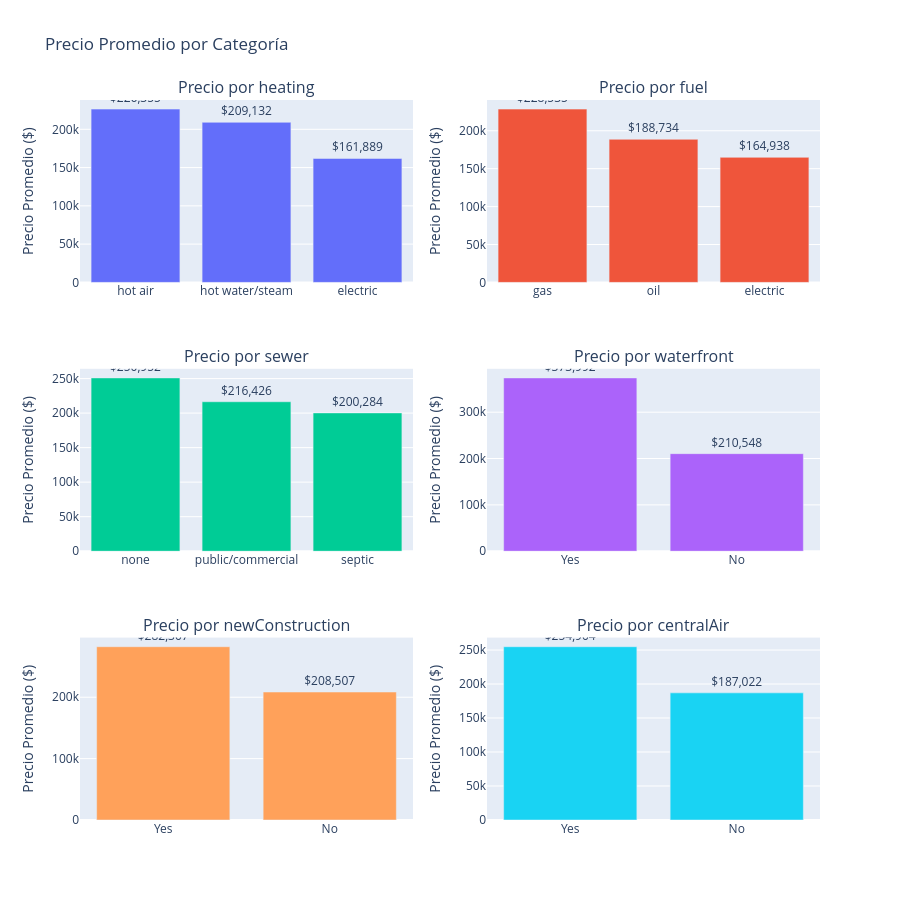

Write notebook code for a chart like this one.
### Code cell
# Relación entre variables categóricas y el precio
fig = make_subplots(
    rows=3, cols=2,
    subplot_titles=[f'Precio por {col}' for col in categorical_cols],
    vertical_spacing=0.12
)

for i, col in enumerate(categorical_cols):
    row = i // 2 + 1
    col_pos = i % 2 + 1
    
    # Calcular media por categoría
    cat_means = df.groupby(col)['price'].mean().sort_values(ascending=False)
    
    fig.add_trace(
        go.Bar(x=cat_means.index, y=cat_means.values,
               name=col, showlegend=False,
               text=[f'${v:,.0f}' for v in cat_means.values],
               textposition='outside'),
        row=row, col=col_pos
    )

fig.update_layout(height=900, title_text="Precio Promedio por Categoría")
fig.update_yaxes(title_text="Precio Promedio ($)")
fig.show()

### Figure 1 — Plotly figure (JSON) as saved in the notebook; plotly's stock layout.template omitted (floating-point values rounded to 4 significant figures)
{"data": [{"name": "heating", "showlegend": false, "text": ["$226,355", "$209,132", "$161,889"], "textposition": "outside", "type": "bar", "x": ["hot air", "hot water/steam", "electric"], "xaxis": "x", "y": [226400.0, 209100.0, 161900.0], "yaxis": "y"}, {"name": "fuel", "showlegend": false, "text": ["$228,535", "$188,734", "$164,938"], "textposition": "outside", "type": "bar", "x": ["gas", "oil", "electric"], "xaxis": "x2", "y": [228500.0, 188700.0, 164900.0], "yaxis": "y2"}, {"name": "sewer", "showlegend": false, "text": ["$250,952", "$216,426", "$200,284"], "textposition": "outside", "type": "bar", "x": ["none", "public/commercial", "septic"], "xaxis": "x3", "y": [251000.0, 216400.0, 200300.0], "yaxis": "y3"}, {"name": "waterfront", "showlegend": false, "text": ["$373,992", "$210,548"], "textposition": "outside", "type": "bar", "x": ["Yes", "No"], "xaxis": "x4", "y": [374000.0, 210500.0], "yaxis": "y4"}, {"name": "newConstruction", "showlegend": false, "text": ["$282,307", "$208,507"], "textposition": "outside", "type": "bar", "x": ["Yes", "No"], "xaxis": "x5", "y": [282300.0, 208500.0], "yaxis": "y5"}, {"name": "centralAir", "showlegend": false, "text": ["$254,904", "$187,022"], "textposition": "outside", "type": "bar", "x": ["Yes", "No"], "xaxis": "x6", "y": [254900.0, 187000.0], "yaxis": "y6"}], "layout": {"annotations": [{"font": {"size": 16}, "showarrow": false, "text": "Precio por heating", "x": 0.225, "xanchor": "center", "xref": "paper", "y": 1, "yanchor": "bottom", "yref": "paper"}, {"font": {"size": 16}, "showarrow": false, "text": "Precio por fuel", "x": 0.775, "xanchor": "center", "xref": "paper", "y": 1, "yanchor": "bottom", "yref": "paper"}, {"font": {"size": 16}, "showarrow": false, "text": "Precio por sewer", "x": 0.225, "xanchor": "center", "xref": "paper", "y": 0.6267, "yanchor": "bottom", "yref": "paper"}, {"font": {"size": 16}, "showarrow": false, "text": "Precio por waterfront", "x": 0.775, "xanchor": "center", "xref": "paper", "y": 0.6267, "yanchor": "bottom", "yref": "paper"}, {"font": {"size": 16}, "showarrow": false, "text": "Precio por newConstruction", "x": 0.225, "xanchor": "center", "xref": "paper", "y": 0.2533, "yanchor": "bottom", "yref": "paper"}, {"font": {"size": 16}, "showarrow": false, "text": "Precio por centralAir", "x": 0.775, "xanchor": "center", "xref": "paper", "y": 0.2533, "yanchor": "bottom", "yref": "paper"}], "height": 900, "title": {"text": "Precio Promedio por Categoría"}, "xaxis": {"anchor": "y", "domain": [0, 0.45]}, "xaxis2": {"anchor": "y2", "domain": [0.55, 1]}, "xaxis3": {"anchor": "y3", "domain": [0, 0.45]}, "xaxis4": {"anchor": "y4", "domain": [0.55, 1]}, "xaxis5": {"anchor": "y5", "domain": [0, 0.45]}, "xaxis6": {"anchor": "y6", "domain": [0.55, 1]}, "yaxis": {"anchor": "x", "domain": [0.7467, 1], "title": {"text": "Precio Promedio ($)"}}, "yaxis2": {"anchor": "x2", "domain": [0.7467, 1], "title": {"text": "Precio Promedio ($)"}}, "yaxis3": {"anchor": "x3", "domain": [0.3733, 0.6267], "title": {"text": "Precio Promedio ($)"}}, "yaxis4": {"anchor": "x4", "domain": [0.3733, 0.6267], "title": {"text": "Precio Promedio ($)"}}, "yaxis5": {"anchor": "x5", "domain": [0, 0.2533], "title": {"text": "Precio Promedio ($)"}}, "yaxis6": {"anchor": "x6", "domain": [0, 0.2533], "title": {"text": "Precio Promedio ($)"}}}}
